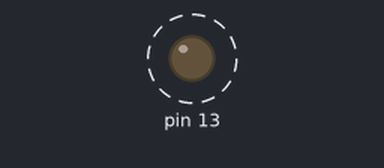
Bench run of a sketch on a simulated Arduino Uno, built with avr-gcc and run on an emulated ATmega328P. Shown: output pins drawn as LEDs (lit = HIGH). Dashed ring = blinking.

Above: at 0.5 s.
Timing chart, 0 to 4.6 s (numbered marks = the images above):
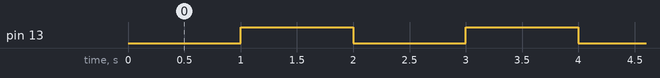

Measured:
- by itself, pin 13: alternates HIGH for 1.0 s and LOW for 1.0 s

The sketch:

bitblink.ino
```cpp
#define bitset(number, bit) number |= 1U << bit
#define bitclear(number, bit) number &= ~(1U << bit)
#define bitchange(number, bit) number ^= 1U << bit
#define bitget(number, bit) ((number >> bit) & 1U)
#define bitvalue(number, bit, value) number ^= (-value ^ number) & (1U << bit)

void setup() {
  DDRB = B00100000;
  PORTB = B00000000;
}

unsigned long t = 0;
void loop() {
  bitvalue(PORTB, 5, (t++ % 2));
  delay(1000);
}
```
